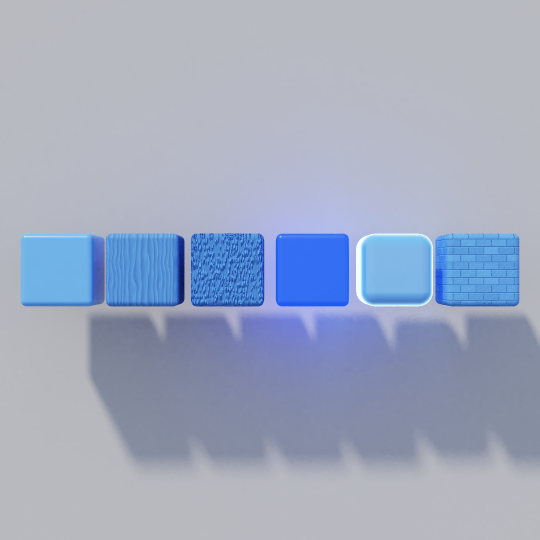
#> input picture pr-3246/r8/row-blue-pt.png, 1080 x 1080 px, given in place of row-red.png, which was not available (shown at 1/2 size)
$ python meas8.py
#> lines starting #> are read from the running program, lines starting #| are printed output that depends on the picture
"""Acceptance sheet measurements for PR #3246 (checks 1, 3, 4, 5, 6, 7) from the r8 PNGs.
Run: uv run --no-project python -I meas8.py [folder]"""
import sys, math, colorsys, json
from pathlib import Path
import numpy as np
from PIL import Image

sys.stdout.reconfigure(encoding="utf-8", errors="replace")
FOLDER = Path(sys.argv[1]) if len(sys.argv) > 1 else Path(__file__).parent
NAMES = ["smoothPlastic", "wood", "grass", "neon", "glass", "brick"]
FOV_TAN = math.tan(math.radians(16))
SPACING = 1.4


def load(name):
#> called with name = 'row-red.png'
    return np.asarray(Image.open(FOLDER / name).convert("RGB")).astype(float)


def project(point, eye, size=1080):
    scale = (size / 2) / FOV_TAN
    depth = eye[2] - point[2]
    return size / 2 + (point[0] - eye[0]) / depth * scale, size / 2 - (point[1] - eye[1]) / depth * scale


def front_box(center, side, eye, inset=0.0, bevel=0.0):
    half = side / 2 * (1 - inset)
    front_z = center[2] + side / 2 - bevel * side
    x0, y0 = project((center[0] - half, center[1] + half, front_z), eye)
    x1, y1 = project((center[0] + half, center[1] - half, front_z), eye)
    return int(round(x0)), int(round(y0)), int(round(x1)), int(round(y1))


def silhouette_box(center, side, eye):
    corners = [(center[0] + sx * side / 2, center[1] + sy * side / 2, center[2] + sz * side / 2)
               for sx in (-1, 1) for sy in (-1, 1) for sz in (-1, 1)]
    points = [project(corner, eye) for corner in corners]
    xs, ys = zip(*points)
    return int(math.floor(min(xs))), int(math.floor(min(ys))), int(math.ceil(max(xs))), int(math.ceil(max(ys)))


def mean_rgb(image, box):
    x0, y0, x1, y1 = box
    return image[y0:y1, x0:x1].reshape(-1, 3).mean(axis=0)


def srgb_to_lab(rgb):
    channels = np.asarray(rgb, dtype=float) / 255
    channels = np.where(channels <= 0.04045, channels / 12.92, ((channels + 0.055) / 1.055) ** 2.4)
    matrix = np.array([[0.4124564, 0.3575761, 0.1804375], [0.2126729, 0.7151522, 0.0721750],
                       [0.0193339, 0.1191920, 0.9503041]])
    x, y, z = matrix @ channels / np.array([0.95047, 1.0, 1.08883])

    def lab_curve(t):
        return t ** (1 / 3) if t > 216 / 24389 else (24389 / 27 * t + 16) / 116
    return 116 * lab_curve(y) - 16, 500 * (lab_curve(x) - lab_curve(y)), 200 * (lab_curve(y) - lab_curve(z))


def delta_e2000(rgb_a, rgb_b):
    l1, a1, b1 = srgb_to_lab(rgb_a)
    l2, a2, b2 = srgb_to_lab(rgb_b)
    c1, c2 = math.hypot(a1, b1), math.hypot(a2, b2)
    c_bar7 = ((c1 + c2) / 2) ** 7
    g = 0.5 * (1 - math.sqrt(c_bar7 / (c_bar7 + 25 ** 7)))
    a1p, a2p = (1 + g) * a1, (1 + g) * a2
    c1p, c2p = math.hypot(a1p, b1), math.hypot(a2p, b2)
    h1p = math.degrees(math.atan2(b1, a1p)) % 360
    h2p = math.degrees(math.atan2(b2, a2p)) % 360
    dl, dc = l2 - l1, c2p - c1p
    if c1p * c2p == 0:
        dh = 0
    else:
        dh = h2p - h1p
        dh = dh - 360 if dh > 180 else dh + 360 if dh < -180 else dh
    dhp = 2 * math.sqrt(c1p * c2p) * math.sin(math.radians(dh) / 2)
    l_bar, c_bar = (l1 + l2) / 2, (c1p + c2p) / 2
    if c1p * c2p == 0:
        h_bar = h1p + h2p
    elif abs(h1p - h2p) <= 180:
        h_bar = (h1p + h2p) / 2
    else:
        h_bar = (h1p + h2p + 360) / 2 if h1p + h2p < 360 else (h1p + h2p - 360) / 2
    t = (1 - 0.17 * math.cos(math.radians(h_bar - 30)) + 0.24 * math.cos(math.radians(2 * h_bar))
         + 0.32 * math.cos(math.radians(3 * h_bar + 6)) - 0.20 * math.cos(math.radians(4 * h_bar - 63)))
    d_theta = 30 * math.exp(-(((h_bar - 275) / 25) ** 2))
    rc = 2 * math.sqrt(c_bar ** 7 / (c_bar ** 7 + 25 ** 7))
    sl = 1 + 0.015 * (l_bar - 50) ** 2 / math.sqrt(20 + (l_bar - 50) ** 2)
    sc, sh = 1 + 0.045 * c_bar, 1 + 0.015 * c_bar * t
    rt = -math.sin(math.radians(2 * d_theta)) * rc
    term_l, term_c, term_h = dl / sl, dc / sc, dhp / sh
    return math.sqrt(term_l ** 2 + term_c ** 2 + term_h ** 2 + rt * term_c * term_h)


def luma(image):
    return image @ np.array([0.2126, 0.7152, 0.0722])


results = {}
EYE_ROW = (0, 1.2, 16)


def row_center(index):
    return ((index - 2.5) * SPACING, 1.2, 0)


# Check 1: front-face mean colour against the path-traced reference, 18 cubes.
worst = {}
detail = []
for colour_set in ("red", "blue", "default"):
    rt, pt = load(f"row-{colour_set}.png"), load(f"row-{colour_set}-pt.png")
#> call 2 of load, with name = 'row-red-pt.png'
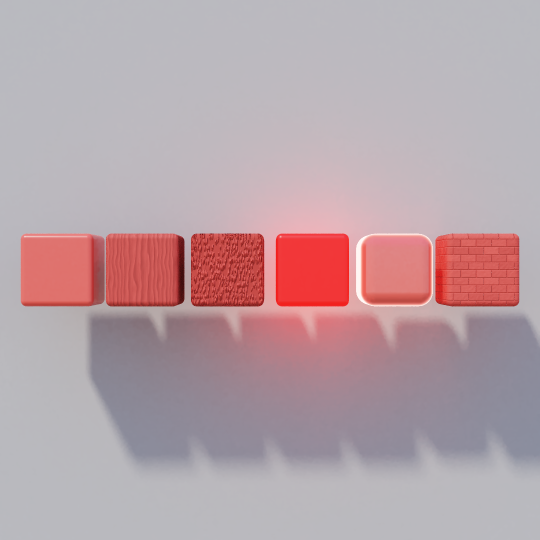
#> input picture pr-3246/r8/row-red-pt.png, 1080 x 1080 px (shown at 1/2 size)
    for index, name in enumerate(NAMES):
        box = front_box(row_center(index), 1.2, EYE_ROW, inset=0.5)
        value = delta_e2000(mean_rgb(rt, box), mean_rgb(pt, box))
        detail.append((colour_set, name, round(value, 1)))
        worst[name] = max(worst.get(name, 0), value)
#> this loop made 6 passes
#> (l1 in delta_e2000, a1 in delta_e2000) on passes 1 to 6: (70.33, -7.1), (58.88, 0.503), (51.4, 5.9), (49.85, 27.81), (72.33, -5.89), (63.1, -2.82)
#> after the loop, detail = [('red', 'smoothPlastic', 44.5), ('red', 'wood', 42.4), ('red', 'grass', 41.9), ('red', 'neon', 45.6), ('red', 'glass', 40.4), ('red', 'brick', 44.1)]; worst = {'smoothPlastic': 44.48, 'wood': 42.44, 'grass': 41.87, 'neon': 45.62, 'glass': 40.39, 'brick': 44.15}
#> pass 2 of the loop `for colour_set in ("red", "blue", "default"):`:
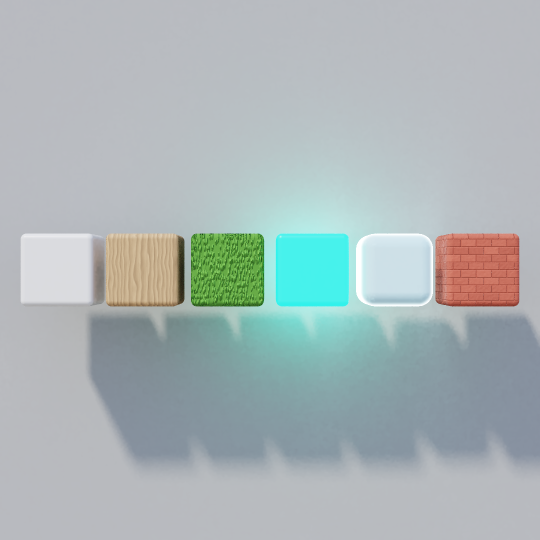
#> input picture pr-3246/r8/row-default-pt.png, 1080 x 1080 px, given in place of row-blue.png, which was not available (shown at 1/2 size)
#> the loop `for index, name in enumerate(NAMES):` made 6 passes
#> (l1 in delta_e2000, a1 in delta_e2000) on passes 1 to 6: (87.43, 0.326), (72.27, 3.34), (58.81, -38.23), (87.43, -43.64), (88, -4.83), (56.02, 32.16)
#> after the loop `for index, name in enumerate(NAMES):`: detail = 12 items, first 6: ('red', 'smoothPlastic', 44.5), ('red', 'wood', 42.4), ('red', 'grass', 41.9), ('red', 'neon', 45.6), ('red', 'glass', 40.4), ('red', 'brick', 44.1); worst = {'smoothPlastic': 44.48, 'wood': 42.44, 'grass': 52.65, 'neon': 47.1, 'glass': 40.39, 'brick': 44.15}
results["1 reference dE2000 (max per preset, limit 12)"] = {name: round(value, 1) for name, value in worst.items()}
results["1 detail"] = detail

# Check 3 and 4: glass over grey.
EYE_GLASS = (0, 1.2, 8.5)
glass = load("glass-grey.png")
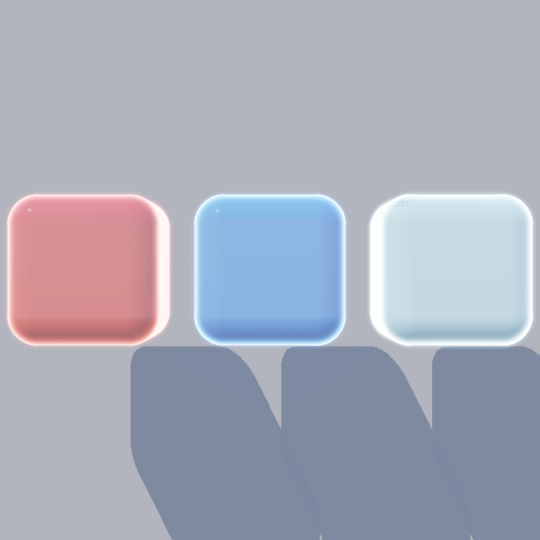
#> input picture pr-3246/r8/glass-grey.png, 1080 x 1080 px (shown at 1/2 size)
luma_glass = luma(glass)
#> in luma, `return image @ np.array([0.2126, 0.7152, 0.0722])`:
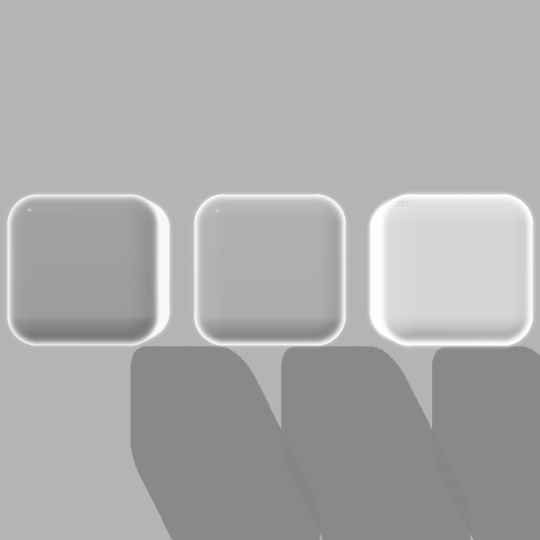
#> returned value: shape (1080, 1080) float64 (shown at 1/2 size); min 122.1, max 255, mean 171.9
backdrop_luma = luma_glass[40:140, 40:1040].mean()
x0, y0, x1, y1 = front_box((1.6, 1.2, 0), 1.3, EYE_GLASS, bevel=0.2)
band = 7
sides = {
    "left": luma_glass[y0 + 20:y1 - 20, x0 + 3:x0 + 3 + band], "right": luma_glass[y0 + 20:y1 - 20, x1 - 3 - band:x1 - 3],
    "top": luma_glass[y0 + 3:y0 + 3 + band, x0 + 20:x1 - 20], "bottom": luma_glass[y1 - 3 - band:y1 - 3, x0 + 20:x1 - 20],
}
contrast = {side: round(abs(float(region.mean()) - backdrop_luma), 1) for side, region in sides.items()}
results["3 clear glass rim luma contrast (limit 25; backdrop %.0f)" % backdrop_luma] = contrast
hues = {}
for label, index, target in (("red", 0, 0), ("blue", 1, 220)):
    box = front_box(((index - 1) * 1.6, 1.2, 0), 1.3, EYE_GLASS, inset=0.5)
    r, g, b = mean_rgb(glass, box) / 255
    h, s, v = colorsys.rgb_to_hsv(r, g, b)
    hues[label] = {"hue": round(h * 360), "target": target, "sat": round(s, 2)}
#> in luma (call 2), `return image @ np.array([0.2126, 0.7152, 0.0722])`:
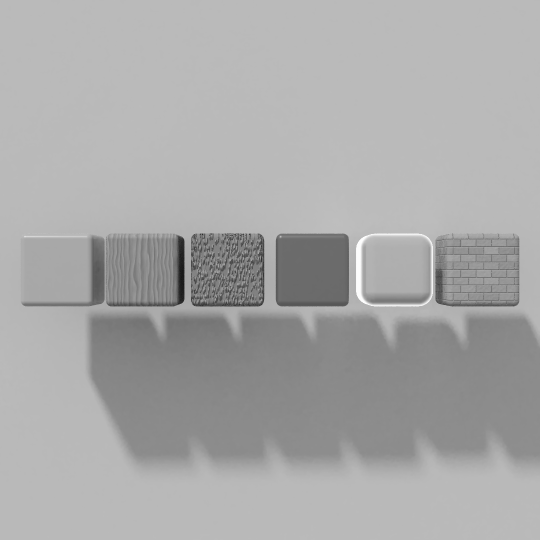
#> returned value: shape (1080, 1080) float64 (shown at 1/2 size); min 18.39, max 253.7, mean 169.2
results["4 coloured glass (sat limit 0.30, hue within 25 of target)"] = hues


# Check 5: grass repeat: best normalized autocorrelation of the high-passed face at lags of 0.25 to 0.9 face widths.
def repeat_score(image_luma, box):
#> called with box = (387, 472, 522, 608)
    x0, y0, x1, y1 = box
    face = image_luma[y0:y1, x0:x1]
    size = min(face.shape)
    face = face[:size, :size]
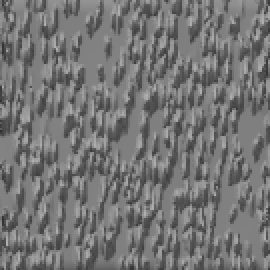
#> face: shape (135, 135) float64 (shown 2 times larger); min 47.09, max 178.5, mean 117.1
    width = max(3, size // 8)
    kernel = np.ones(width) / width
    blurred = np.apply_along_axis(lambda row: np.convolve(row, kernel, mode="same"), 1, face)
    blurred = np.apply_along_axis(lambda column: np.convolve(column, kernel, mode="same"), 0, blurred)
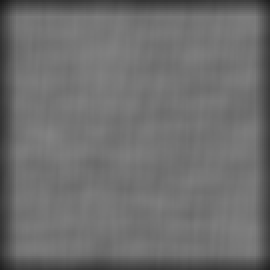
#> blurred: shape (135, 135) float64 (shown 2 times larger); min 27.18, max 131, mean 110.4
    detail = (face - blurred)[size // 10:-size // 10, size // 10:-size // 10]
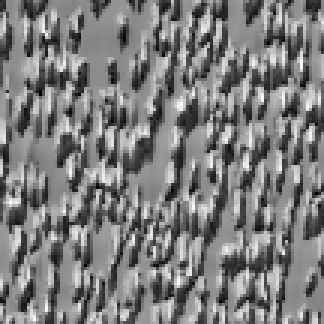
#> detail: shape (108, 108) float64 (shown 3 times larger); min -61.81, max 64.33, mean 0.1; drawn with min black and max white
    n = detail.shape[0]
    best, best_lag = 0.0, None
    for dy in range(0, n - n // 4):
        for dx in range(-(n - n // 4), n - n // 4):
            lag = math.hypot(dx, dy)
            if not (0.25 * size <= lag <= 0.9 * size) or (dy == 0 and dx < 0):
                continue
            a = detail[dy:, max(dx, 0):n + min(dx, 0)]
            b = detail[:n - dy, max(-dx, 0):n + min(-dx, 0)]
            if a.size < 0.3 * n * n:
                continue
            value = float((a * b).sum() / math.sqrt((a * a).sum() * (b * b).sum()))
            if value > best:
                best, best_lag = value, (dx, dy)
    return round(best, 2), best_lag


scores = {}
for colour_set in ("red", "blue", "default"):
    rt = load(f"row-{colour_set}.png")
    scores[colour_set + " row"] = repeat_score(luma(rt), front_box(row_center(2), 1.2, EYE_ROW, inset=0.08))
#> pass 2 of the loop `for colour_set in ("red", "blue", "default"):`:
#> in repeat_score (call 2), `blurred = np.apply_along_axis(lambda column: np.convolve(column, kerne..`:
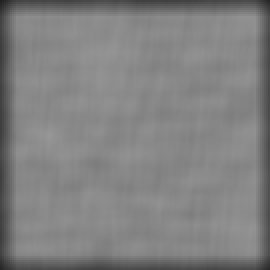
#> blurred: shape (135, 135) float64 (shown 2 times larger); min 32.01, max 151.3, mean 129.1
#> in repeat_score (call 2), `detail = (face - blurred)[size // 10:-size // 10, size // 10:-size // ..`:
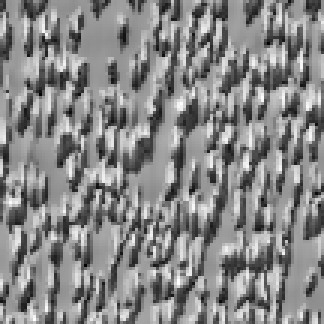
#> detail: shape (108, 108) float64 (shown 3 times larger); min -69.32, max 61.56, mean 0.1; drawn with min black and max white
if (FOLDER / "grass-face.png").exists():
    scores["close"] = repeat_score(luma(load("grass-face.png")), front_box((0, 1.2, 0), 1.2, (0, 1.2, 4.5), inset=0.05))
results["5 grass repeat (autocorrelation, repeat if above 0.5)"] = scores

# Check 6: neon ring 7 to 9 px outside the silhouette, bloom on minus off.
ring = {}
for colour_set in ("red", "blue", "default"):
#> (the run stopped early here; a loop or call above may not have finished)
